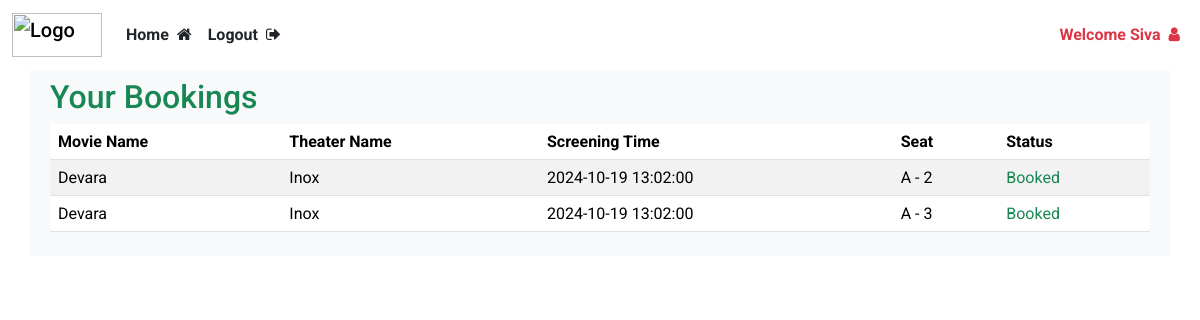
Screenshot of /user/bookings (signed in) with the database file from the repository.
### website/models.py (models this page shows)
class User(db.Model, UserMixin):
    id = db.Column(db.Integer , primary_key=True)
    email = db.Column(db.String(150), unique = True)
    password = db.Column(db.String(150))
    name = db.Column(db.String(150))
    phone = db.Column(db.String(15), nullable=True)
    is_admin = db.Column(db.Boolean, default=False)
    bookings = db.relationship('Booking', backref='user', lazy=True ,cascade="all, delete-orphan")

class Booking(db.Model):
    id = db.Column(db.Integer, primary_key=True)
    user_id = db.Column(db.Integer, db.ForeignKey('user.id'), nullable=False)
    screening_id = db.Column(db.Integer, db.ForeignKey('screening.id'), nullable=False)
    seat_id = db.Column(db.Integer, db.ForeignKey('seat.id'), nullable=False)
    booking_time = db.Column(db.DateTime(timezone=True), default = func.now())
    amount = db.Column(db.Float, nullable=False)

class Movie(db.Model):
    id = db.Column(db.Integer, primary_key=True)
    title = db.Column(db.String(150), nullable=False)
    description = db.Column(db.Text, nullable=True)
    duration = db.Column(db.Integer, nullable=False)  # Duration in minutes
    language = db.Column(db.String(50), nullable=False)
    release_date = db.Column(db.Date, nullable=False)
    genre = db.Column(db.String(100), nullable=False)
    image = db.Column(db.String(200), nullable= True)
    screenings = db.relationship('Screening', backref='movie', lazy=True, cascade="all, delete-orphan")

class Cinema(db.Model):
    id = db.Column(db.Integer, primary_key=True)
    name = db.Column(db.String(100), nullable=False)
    location = db.Column(db.String(200), nullable=False)
    total_screens = db.Column(db.Integer, nullable=False)
    screenings = db.relationship('Screening', backref='cinema', lazy=True, cascade="all, delete")

class Screening(db.Model):
    id = db.Column(db.Integer, primary_key=True)
    movie_id = db.Column(db.Integer, db.ForeignKey('movie.id'), nullable=False)
    cinema_id = db.Column(db.Integer, db.ForeignKey('cinema.id'), nullable=False)
    screen_number = db.Column(db.Integer, nullable=False)
    start_time = db.Column(db.DateTime, nullable=False)
    end_time = db.Column(db.DateTime, nullable=False)
    price = db.Column(db.Float, nullable=False)
    bookings = db.relationship('Booking', backref='screening', lazy=True)

class Seat(db.Model):
    id = db.Column(db.Integer, primary_key=True)
    screening_id = db.Column(db.Integer, db.ForeignKey('screening.id'), nullable=False)
    row = db.Column(db.String(5), nullable=False)
    seat_number = db.Column(db.Integer, nullable=False)
    is_available = db.Column(db.Boolean, default=True)
    bookings = db.relationship('Booking', backref='seat', lazy=True)

### website/views.py (the view)
@views.route('/user/bookings', methods = ["POST", "GET"])
def user_bookings():
    user_id = current_user.id
    if current_user.is_admin:
        bookings = Booking.query.all()
    else:
        bookings = Booking.query.filter_by(user_id = user_id).all()
    for booking in bookings:
        booking.screening = Screening.query.get(booking.screening_id)
        booking.seat = Seat.query.get(booking.seat_id)
        booking.movie = Movie.query.get(booking.screening.movie_id)
        booking.cinema = Cinema.query.get(booking.screening.cinema_id)
    return render_template('bookings.html', user=current_user, bookings= bookings)

### website/templates/bookings.html (shortened to what this page needs)
{% extends "base.html" %}
{% block content %}
<div class="p-2">
    <h2 class="text-success">Your Bookings</h2>
  {% if bookings %}
    <table class="table table-striped">
      <thead>
        <tr>
          <th>Movie Name</th>
          <th>Theater Name</th>
          <th>Screening Time</th>
          <th>Seat</th>
          <th>Status</th>
        </tr>
      </thead>
      <tbody>
        {% for booking in bookings %}
          <tr>
            <td>{{ booking.movie.title }}</td>
            <td>{{ booking.cinema.name }}</td>
            <td>{{ booking.screening.start_time }}</td>
            <td>{{ booking.seat.row }} - {{ booking.seat.seat_number }}</td>
            <td class="text-success">Booked</td>
          </tr>
        {% endfor %}
      </tbody>
    </table>
  {% else %}
    <p>You have no bookings yet.</p>
  {% endif %}
</div>
{% endblock %}

### website/templates/base.html (shortened to what this page needs)
<html>
    <head>
        <link rel="stylesheet" href="{{url_for('static', filename= 'bootstrap.min.css')}}">
        <link rel="stylesheet" href="{{ url_for('static', filename= 'index.css') }}">
        <link rel="stylesheet" href="https://cdnjs.cloudflare.com/ajax/libs/font-awesome/4.7.0/css/font-awesome.min.css">
    </head>
    <body>
        <nav class="navbar navbar-expand-lg">
            <div class="container-fluid">
                <a class="navbar-brand" href="/">
                    <img src="https://getlogo.net/wp-content/uploads/2020/04/bookmyshow-logo-vector.png" alt="Logo" width="90" height="44" class="d-inline-block align-text-top">
                </a>
                <div class="collapse navbar-collapse" id="navbar">
                    <ul class="navbar-nav me-auto">
                        {% if user.is_authenticated %}
                            {% if user.is_admin %}
                            <li class="nav-item">
                                <a class="nav-link text-dark fw-bold" href="/admin/add">Home<i class="fa fa-home ms-2" aria-hidden="true"></i></a>
                            </li>
                            <li class="nav-item">
                                <a class="nav-link text-dark fw-bold" href="/logout">Logout<i class="fa fa-sign-out ms-2" aria-hidden="true"></i></a>
                            </li>
                            {% endif %}
                        {% endif %}
                    </ul>
                    <ul class="navbar-nav ms-auto">
                        {% if user.is_authenticated %}
                            <li class="nav-item">
                                <a class="nav-link fw-bold text-danger" href="{{url_for('views.user_bookings')}}">
                                    Welcome {{user.name}}<i class="fa fa-user ms-2" aria-hidden="true"></i>
                                </a>
                            </li>
                        {% endif %}
                    </ul>
                </div>
            </div>
        </nav>
        <div class="container bg-light">
            {% block content %}
            {% endblock %}
        </div>
    </body>
</html>

### website/static/index.css (style rules this page uses)
body { font-family: "Roboto", sans-serif; font-weight: 500; font-style: normal; }

### rows the page displays
User: name "Siva"
Booking: movie "Devara", cinema.name "Inox", screening.start_time "2024-10-19 13:02:00", seat.row "A", seat.seat_number "2"
Booking: movie "Devara", cinema.name "Inox", screening.start_time "2024-10-19 13:02:00", seat.row "A", seat.seat_number "3"
